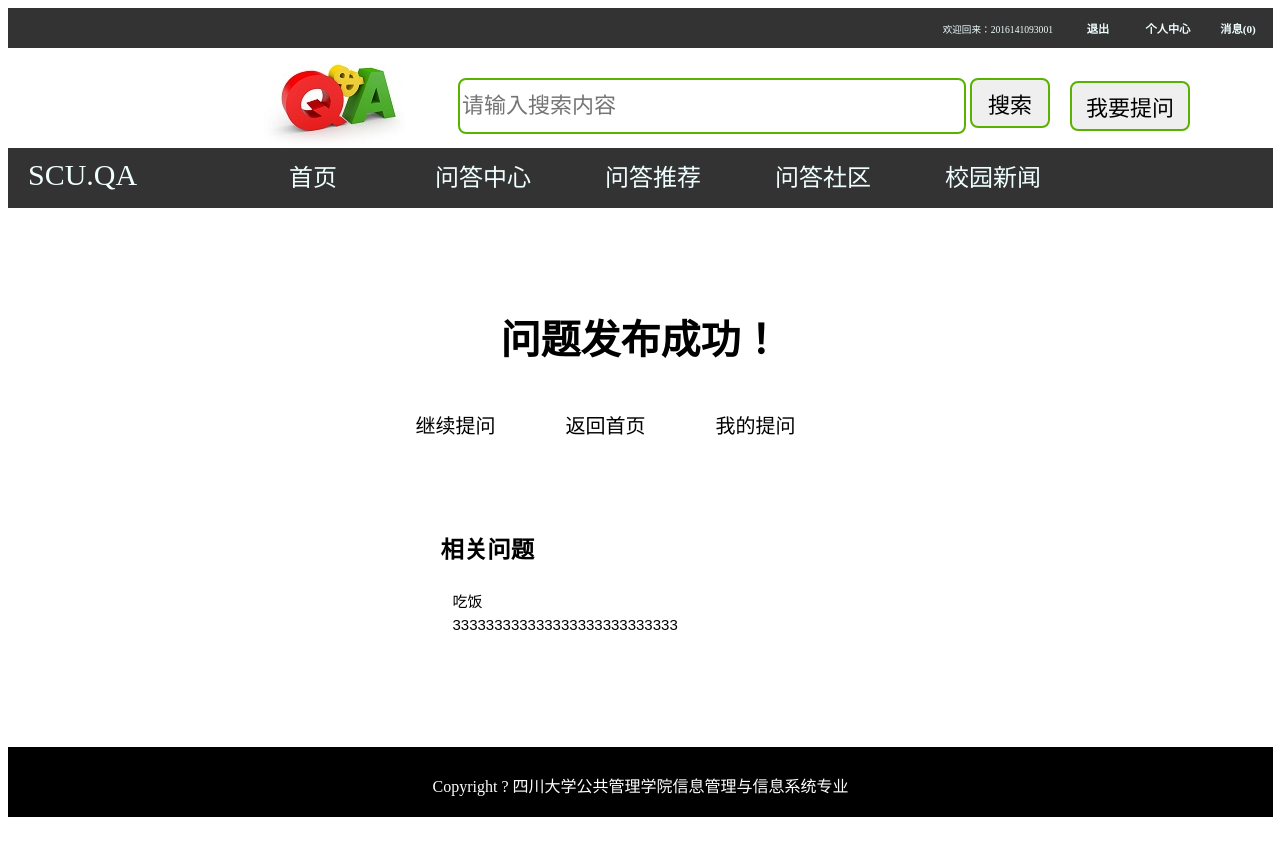
Page /qsuccess/ (signed in) on the committed database.
### QA/models.py (models this page shows)
class User(models.Model):
    gender = (
        ('male', "男"),
        ('female', "女"),
    )
    username = models.CharField(max_length=128, unique=True, primary_key=True)
    password = models.CharField(max_length=256)
    sex = models.CharField(max_length=32, choices=gender, default="男")
    c_time = models.DateTimeField(auto_now=True)
    nickname = models.CharField(max_length=50, blank=True)
    profession = models.CharField(max_length=50, blank=True)
    email = models.EmailField()
    per_signature = models.CharField(max_length=1024,blank=True)
    per_introduction = models.TextField(blank=True)
    uid_qid = models.ManyToManyField(to='Question', through='Question_Favorite', through_fields=('fauthor','question'))
    headshot_img = models.ImageField(upload_to='headshot_img', default='headshot_img/headshot.jpg')

class Question(models.Model):
    qauthor = models.ForeignKey(User, on_delete=models.CASCADE)
    ftype = models.ForeignKey(First_type,on_delete=models.CASCADE)
    stype = models.ForeignKey(Second_type,on_delete=models.CASCADE)
    qtitle = models.CharField(max_length=100)
    qcontent = models.TextField(max_length=500)
    q_time = models.DateTimeField(auto_now_add=True)
    q_img = models.ImageField(blank=True, null=True,upload_to='question_img')
    q_file = models.FileField(blank=True, null=True, upload_to='question_file')

### QA/views.py (the view)
# urls.py: url(r'^qsuccess/$', views.qsuccess, name='qsuccess'),
def qsuccess(req):
    username = req.session["username"]
    user = models.User.objects.get(username=username)
    questions = models.Question.objects.filter(qauthor=user).order_by('-q_time')[:1]
    question_list=[]
    for question in questions:
        stype=question.stype_id
        question_list = models.Question.objects.filter(stype_id=stype).exclude(qauthor=user)
    return render(req,'qsuccess.html',locals())

### QA/templatetags/filter.py (called while the page is built)
def message_num(username):
    message_num = 0
    if username:
        user = models.User.objects.get(username=username)
        community_apply = models.Community_Apply.objects.filter(community__c_author=user, agree=2)
        message_num = community_apply.count()
    return message_num

### templates/qsuccess.html (shortened to what this page needs)
{% extends "base1.html" %}
{% load staticfiles %}
{% block css %}
    <link rel="stylesheet" type="text/css" href="{% static 'css/base.css' %}" >
    <link rel="stylesheet" type="text/css" href="{% static 'css/qsuccess.css' %}" >
{% endblock %}
{% block content %}
    <div class="question_success">
        <h1>问题发布成功！</h1>
        <div class="question_back">
            <ul>
                <li><a href="/question/">继续提问</a></li>
                <li><a href="/index/">返回首页</a></li>
                <li><a href="/my_question/">我的提问</a></li>
            </ul>
        </div>
    </div>
    <div class="question_rel">
            <h3>相关问题</h3>
            {% for question in question_list%}
                <li class="question_list"><a href="/detail-{{ question.id }}/">{{question.qtitle}}</a></li>
            {% endfor %}
    </div>
{% endblock content %}

### templates/base1.html (shortened to what this page needs)
{% load staticfiles %}
{% load filter %}
<!DOCTYPE html>
<html lang="en">
<head>
    {% block css %}<link rel="stylesheet" type="text/css" href="{% static 'css/base.css' %}" >{% endblock %}
</head>
<body>
{% block header_con %}
   <div class="header">
       <div class="header_nav">
                 {% if request.session.is_login  %}
                     <li class="header_nav_list"><h3><a href="/user_message/">消息({{ request.session.username|message_num}})</a></h3></li>
                    <li class="header_nav_list"><h3><a href="/usercenter_index/">个人中心</a></h3></li>
                     <li class="header_nav_list"><h3><a href="/logout/">退出</a></h3></li>
                     <li class="header_nav_list_welcome">欢迎回来：{{request.session.username }}</li>
                 {% else %}
			         <li class="header_nav_list"><h3><a href="/register/">注册</a></h3></li>
                     <li class="header_nav_list"><h3><a href="/login/">登录</a></h3></li>
                 {% endif %}
       </div>
   </div>
<div class="sou-suo">
        <div class="sou-suo-icon">
            <img src="/static/img/3.jpg/">
        </div>
        <div class="sou-suo-search">
            <form action="/search/" method="get">
                <input type="text" name="q" placeholder="请输入搜索内容" value="" required>
                <button type="submit" >搜索</button>
            </form>
        </div>
        <div class="sou-suo-question">
            <a href="/question/"><button>我要提问</button></a>
        </div>
</div>
<header class="dao-hang">
    <div class="dao-hang2">
        <div class="logo">SCU.QA</div>
        <li class="dao-hang-lie-biao"><a {%if request.path == '/index/'%} class="active"{% endif %}href="/index/">首页</a></li>
        <li class="dao-hang-lie-biao"><a {%if request.path|slice:"5" == '/type'%} class="active"{% endif %}href="/type_all/">问答中心</a></li>
        <li class="dao-hang-lie-biao"><a {%if request.path|slice:"10" == '/recommend'%} class="active"{% endif %}href="/recommend_hot_question/">问答推荐</a></li>
        <li class="dao-hang-lie-biao"><a {%if request.path|slice:"10" == '/community'%} class="active"{% endif %}href="/community_list/">问答社区</a></li>
        <li class="dao-hang-lie-biao"><a {%if request.path == '/xg_news/'%} class="active"{% endif %}href="/xg_news/">校园新闻</a></li>
    </div>
</header>
{% endblock header_con %}
{% block content %}{% endblock content %}
{% block bottom %}
   <footer class="wei-bu">
    <div class="ban-quan">
        <p>Copyright ? 四川大学公共管理学院信息管理与信息系统专业</p>
    </div>
   </footer>
{% endblock bottom %}
</body>
</html>

### static/css/base.css (style rules this page uses)
.header { width:100%; height:40px; background-color: #333; color: azure; min-width:1263px; }
.header_nav { width:100%; height:40px; background-color: #333; }
.header_nav_list { list-style:none; width: 70px; height: 10px; float: right; text-align:center ; line-height: 0px; }
.header_nav_list a { text-decoration:none; color:azure; font-size:60%; }
.header_nav_list_welcome { list-style:none; width: 100%; height: 10px; float: right; margin-right: 220px; text-align:right ; line-height: 23px; color:azure; font-size: 60%; }
.sou-suo { width: 100%; height: 100px; min-width:1263px; }
.sou-suo-icon { float: left; height: 100px; font-family: Arial; font-size: 60%; margin-left: 250px; }
.sou-suo-search { margin-left: 40px; float: left; }
.sou-suo-search input { width: 500px; height: 50px; border: 2px #59B200 solid; border-radius: 8px; margin-top: 30px; font-size: 22px; }
.sou-suo-question { float: left; margin-left: 20px; }
.sou-suo-search button { width: 80px; height: 50px; border: #59B200 2px solid; border-radius: 8px; margin-top: 30px; font-size: 22px; cursor: pointer; }
.sou-suo-question button { width: 120px; height: 50px; border: #59B200 2px solid; border-radius: 8px; margin-top: 33px; font-size: 22px; cursor: pointer; }
.sou-suo-question a { font-size: 22px; text-decoration:none; color:#000000; }
.dao-hang { width: 100%; min-width:1263px; height: 60px; background-color: #333; color: azure; }
.dao-hang2 { width: 1263px; height: 60px; }
.logo { width: 200px; height: 50px; float: left; margin-top: 10px; font-size: 30px; margin-left: 20px; }
.dao-hang-lie-biao { list-style:none; width: 170px; height: 60px; float: left; text-align: center; line-height:60px; }
.dao-hang-lie-biao a { text-decoration:none; display: block; width: 170px; height: 60px; color: azure; font-size:150%; }
.wei-bu { width: 100%; height: 70px; background-color: #222222; position: relative; margin-bottom: 30px; }
.wei-bu .ban-quan { height: 70px; background-color: #000000; margin: 0 auto; line-height: 80px; text-align: center; color: #fffdfd; }

### static/css/qsuccess.css (style rules this page uses)
.question_success { height: 200px; width: 600px; margin: 0px auto; font-family: Arial; font-size: 20px; }
.question_success h1 { margin-top: 100px; text-align: center; }
.question_back { margin-top: 30px; }
.question_back li { list-style:none; width: 150px; height: 60px; float: left; line-height:60px; text-align: center; }
.question_back a { text-decoration:none; width: 150px; height: 60px; color: black; }
.question_rel { min-height: 200px; margin-top: 50px; width: 400px; margin: 0px auto; font-family: Arial; font-size: 20px; }
.question_list { margin-left: 10px; list-style: none; white-space: nowrap; text-overflow: ellipsis; overflow:hidden; }
.question_list a { font-size: 15px; margin-left: 2px; text-decoration:none; height: 40px; color: black; }

### rows in the picture
User: session.username|message_num "0"
Question: qtitle "吃饭"
Question: qtitle "333333333333333333333333333"

### other values in the picture
{{ request.session.username }} "2016141093001"
